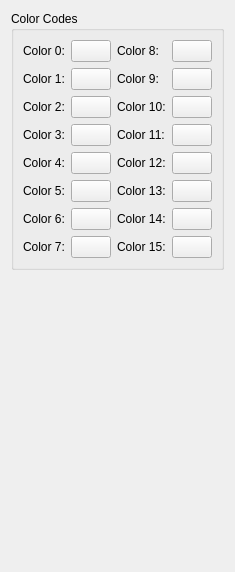
     <widget class="QWidget" name="Mirc" >
      <attribute name="title" >
       <string>Mirc Color Codes</string>
      </attribute>
      <layout class="QVBoxLayout" >
       <item>
        <widget class="QGroupBox" name="groupBox_3" >
         <property name="sizePolicy" >
          <sizepolicy vsizetype="Maximum" hsizetype="Expanding" >
           <horstretch>0</horstretch>
           <verstretch>0</verstretch>
          </sizepolicy>
         </property>
         <property name="title" >
          <string>Color Codes</string>
         </property>
         <layout class="QGridLayout" >
          <item row="0" column="0" >
           <widget class="QLabel" name="label_46" >
            <property name="text" >
             <string>Color 0:</string>
            </property>
           </widget>
          </item>
          <item row="0" column="1" >
           <widget class="ColorButton" name="color0" >
            <property name="text" >
             <string/>
            </property>
           </widget>
          </item>
          <item row="0" column="4" >
           <widget class="ColorButton" name="color8" >
            <property name="text" >
             <string/>
            </property>
           </widget>
          </item>
          <item row="1" column="0" >
           <widget class="QLabel" name="label_47" >
            <property name="text" >
             <string>Color 1:</string>
            </property>
           </widget>
          </item>
          <item row="1" column="1" >
           <widget class="ColorButton" name="color1" >
            <property name="text" >
             <string/>
            </property>
           </widget>
          </item>
          <item row="1" column="4" >
           <widget class="ColorButton" name="color9" >
            <property name="text" >
             <string/>
            </property>
           </widget>
          </item>
          <item row="2" column="0" >
           <widget class="QLabel" name="label_49" >
            <property name="text" >
             <string>Color 2:</string>
            </property>
           </widget>
          </item>
          <item row="2" column="1" >
           <widget class="ColorButton" name="color2" >
            <property name="text" >
             <string/>
            </property>
           </widget>
          </item>
          <item row="2" column="4" >
           <widget class="ColorButton" name="color10" >
            <property name="text" >
             <string/>
            </property>
           </widget>
          </item>
          <item row="3" column="0" >
           <widget class="QLabel" name="label_48" >
            <property name="text" >
             <string>Color 3:</string>
            </property>
           </widget>
          </item>
          <item row="3" column="1" >
           <widget class="ColorButton" name="color3" >
            <property name="text" >
             <string/>
            </property>
           </widget>
          </item>
          <item row="3" column="4" >
           <widget class="ColorButton" name="color11" >
            <property name="text" >
             <string/>
            </property>
           </widget>
          </item>
          <item row="4" column="0" >
           <widget class="QLabel" name="label_50" >
            <property name="text" >
             <string>Color 4:</string>
            </property>
           </widget>
          </item>
          <item row="4" column="1" >
           <widget class="ColorButton" name="color4" >
            <property name="text" >
             <string/>
            </property>
           </widget>
          </item>
          <item row="4" column="4" >
           <widget class="ColorButton" name="color12" >
            <property name="text" >
             <string/>
            </property>
           </widget>
          </item>
          <item row="5" column="0" >
           <widget class="QLabel" name="label_53" >
            <property name="text" >
             <string>Color 5:</string>
            </property>
           </widget>
          </item>
          <item row="5" column="1" >
           <widget class="ColorButton" name="color5" >
            <property name="text" >
             <string/>
            </property>
           </widget>
          </item>
          <item row="5" column="4" >
           <widget class="ColorButton" name="color13" >
            <property name="text" >
             <string/>
            </property>
           </widget>
          </item>
          <item row="6" column="0" >
           <widget class="QLabel" name="label_51" >
            <property name="text" >
             <string>Color 6:</string>
            </property>
           </widget>
          </item>
          <item row="6" column="1" >
           <widget class="ColorButton" name="color6" >
            <property name="text" >
             <string/>
            </property>
           </widget>
          </item>
          <item row="6" column="4" >
           <widget class="ColorButton" name="color14" >
            <property name="text" >
             <string/>
            </property>
           </widget>
          </item>
          <item row="7" column="0" >
           <widget class="QLabel" name="label_52" >
            <property name="text" >
             <string>Color 7:</string>
            </property>
           </widget>
          </item>
          <item row="7" column="1" >
           <widget class="ColorButton" name="color7" >
            <property name="text" >
             <string/>
            </property>
           </widget>
          </item>
          <item row="7" column="4" >
           <widget class="ColorButton" name="color15" >
            <property name="text" >
             <string/>
            </property>
           </widget>
          </item>
          <item row="0" column="3" >
           <widget class="QLabel" name="label_54" >
            <property name="text" >
             <string>Color 8:</string>
            </property>
           </widget>
          </item>
          <item row="6" column="3" >
           <widget class="QLabel" name="label_55" >
            <property name="text" >
             <string>Color 14:</string>
            </property>
           </widget>
          </item>
          <item row="7" column="3" >
           <widget class="QLabel" name="label_56" >
            <property name="text" >
             <string>Color 15:</string>
            </property>
           </widget>
          </item>
          <item row="5" column="3" >
           <widget class="QLabel" name="label_57" >
            <property name="text" >
             <string>Color 13:</string>
            </property>
           </widget>
          </item>
          <item row="4" column="3" >
           <widget class="QLabel" name="label_58" >
            <property name="text" >
             <string>Color 12:</string>
            </property>
           </widget>
          </item>
          <item row="3" column="3" >
           <widget class="QLabel" name="label_59" >
            <property name="text" >
             <string>Color 11:</string>
            </property>
           </widget>
          </item>
          <item row="2" column="3" >
           <widget class="QLabel" name="label_60" >
            <property name="text" >
             <string>Color 10:</string>
            </property>
           </widget>
          </item>
          <item row="1" column="3" >
           <widget class="QLabel" name="label_61" >
            <property name="text" >
             <string>Color 9:</string>
            </property>
           </widget>
          </item>
         </layout>
        </widget>
       </item>
       <item>
        <spacer>
         <property name="orientation" >
          <enum>Qt::Vertical</enum>
         </property>
         <property name="sizeHint" stdset="0" >
          <size>
           <width>140</width>
           <height>291</height>
          </size>
         </property>
        </spacer>
       </item>
      </layout>
     </widget>
